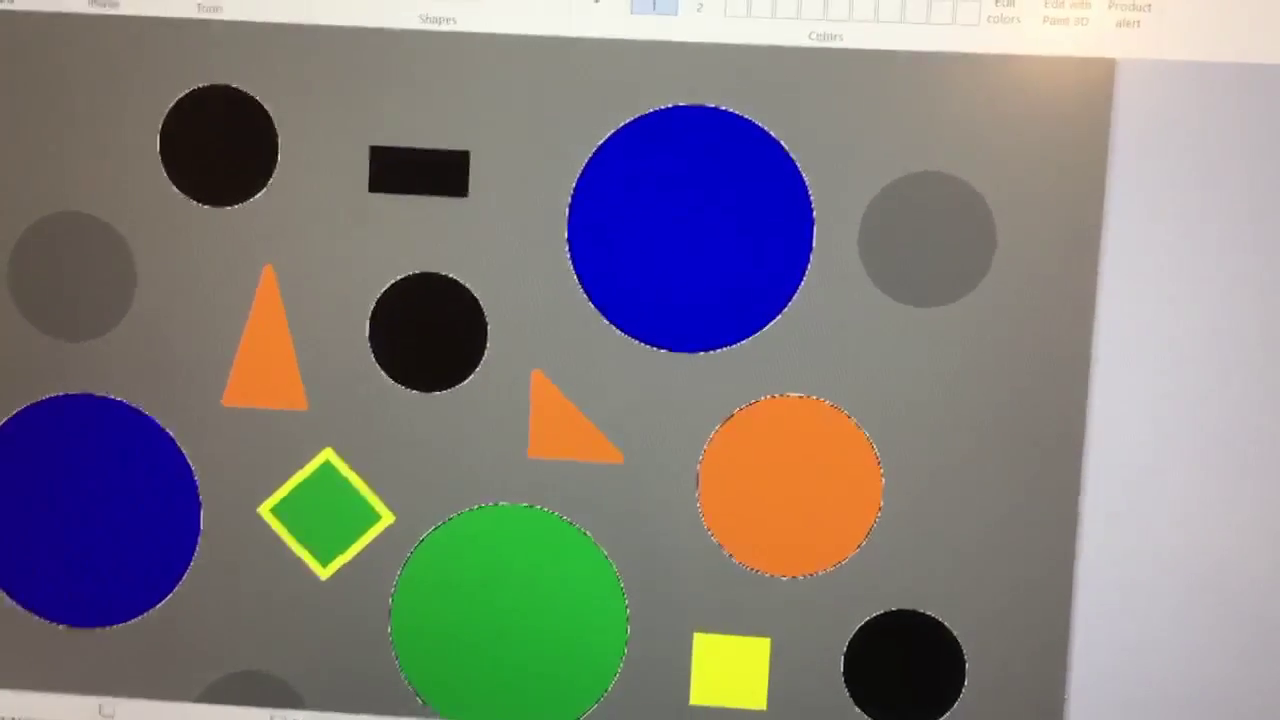
#> input picture frame 37 of testvideo.mp4, 1280 x 720 px, given in place of testvideo5.mp4, which was not available
$ python test_circles.py
#> lines starting #> are read from the running program, lines starting #| are printed output that depends on the picture; pictures that were not available may be replaced by others from this repository, and a replacement may not be noted
import numpy as np
import cv2 as cv
import matplotlib.pyplot as plt

#Import video
cap = cv.VideoCapture("testvideo5.mp4")
#cap = cv.VideoCapture(1)
width = int(cap.get(3))
height =int(cap.get(4))
print("Vid dimentions: ",width,"x",height)

#Cropping parameters
crop_right = int(width*0.65)
crop_left = int(width*0)
tunnel = [int(height*0.25),int(width*0.45),int(height*0.65),int(width*0.7)]

#Video writer
fourcc = cv.VideoWriter_fourcc('M','J','P','G')
out = cv.VideoWriter('output.avi',fourcc, 30, (width,height))

def isofilter(img,index,bias):
    img = np.asarray(img,dtype='int16')
    out = 2*(3*img[:,:,index]-np.sum(img,axis=2))+bias
    out = np.clip(out,a_min=0,a_max=255)
    return np.asarray(out, dtype='uint8' )


circle_centers = []
while(cap.isOpened()):
    ret,frame = cap.read()
#> frame is the input picture: shape (720, 1280, 3); mean B, G, R 125.9, 126.6, 128.9
    #Quit if no frame
    if frame is None:
        break

    out.write(frame)
    output = frame


    #Crop frame
    frame[:,crop_right:width,:] = 0
    frame[:,0:crop_left,:] = 0
    frame[tunnel[0]:tunnel[2],tunnel[1]:tunnel[3],:] = 0
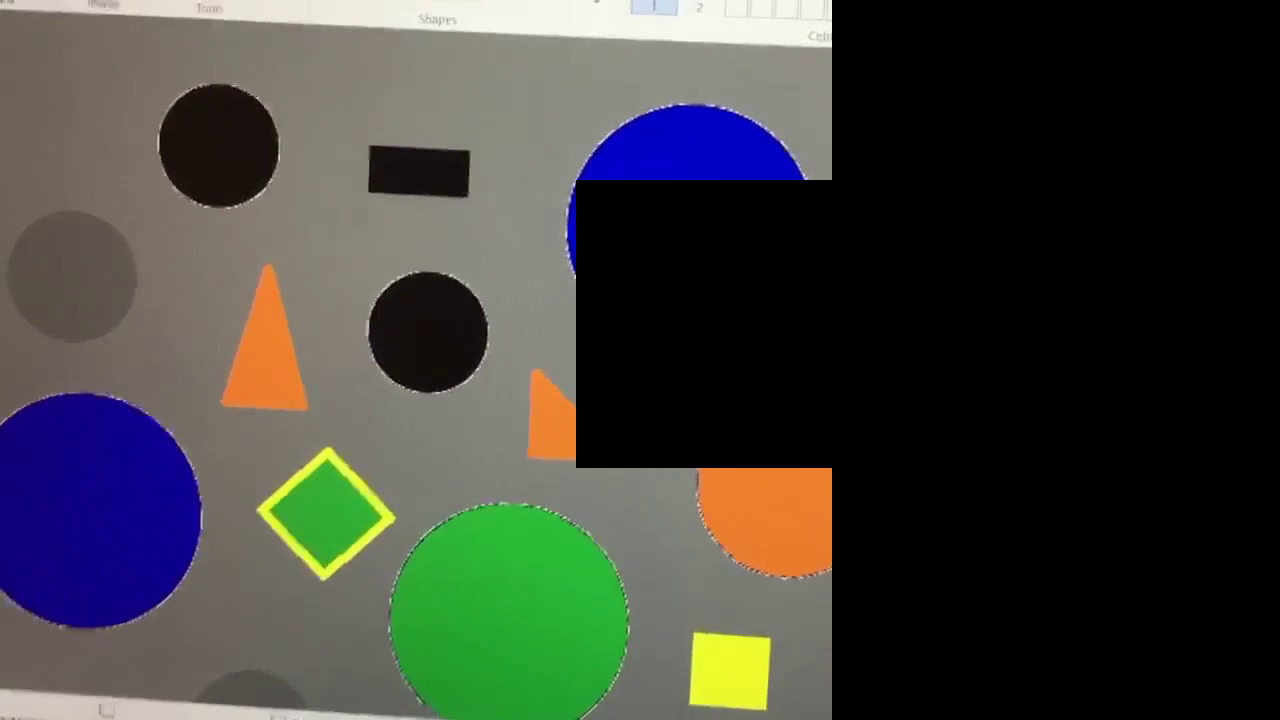
#> frame: shape (720, 1280, 3); mean B, G, R 60.2, 65.7, 64


    #Draw cropped area
    cv.rectangle(output,(tunnel[1],tunnel[0]),(tunnel[3],tunnel[2]),(255,0,0),3)
    cv.rectangle(output,(crop_left,0),(crop_right,width),(255,0,0),3)
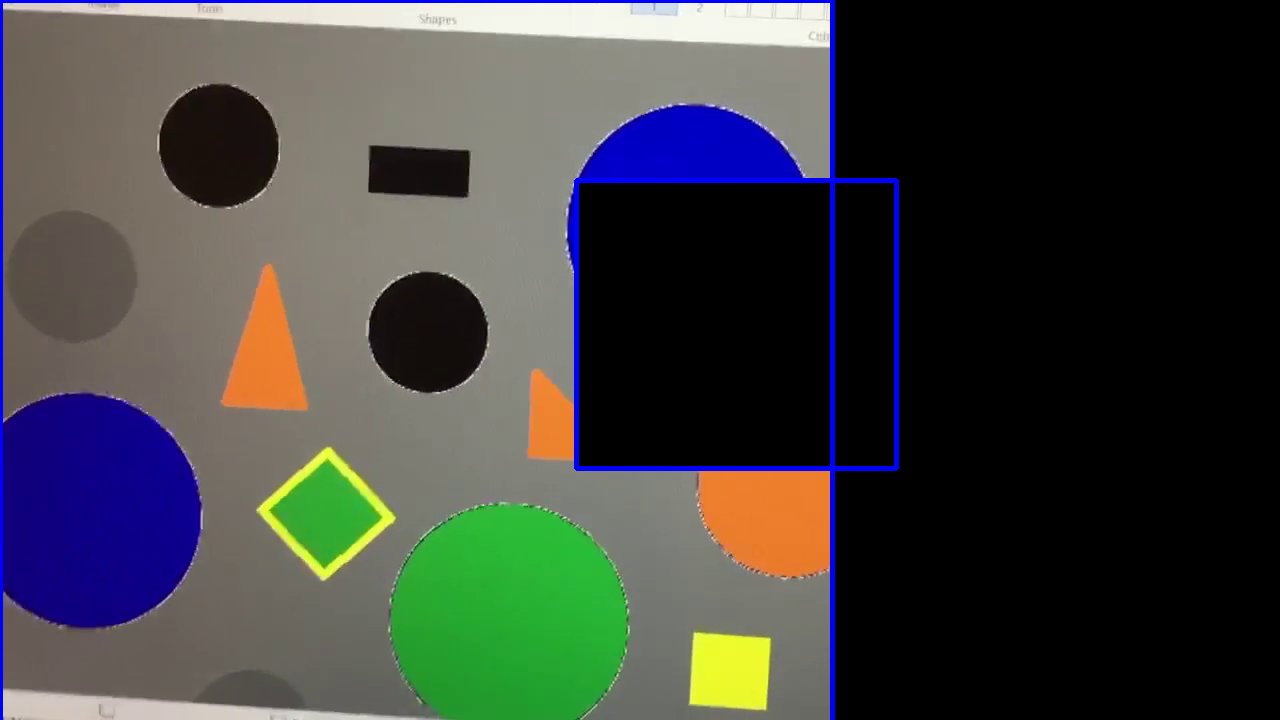
#> output: shape (720, 1280, 3); mean B, G, R 63, 64.6, 62.8


    #Convert to blue and blur
    frame = isofilter(frame,2,-100)
#> in isofilter, `out = 2*(3*img[:,:,index]-np.sum(img,axis=2))+bias`:
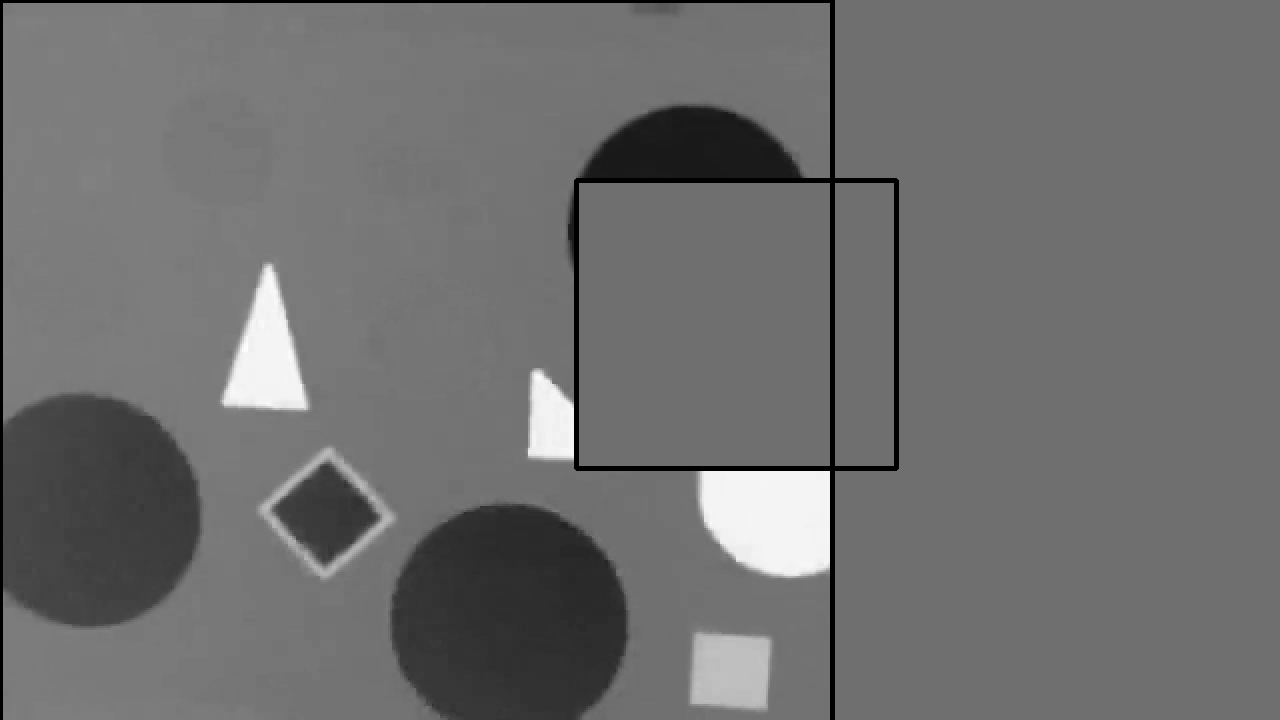
#> out: shape (720, 1280) int64; min -610, max 552, mean -103.9; drawn with min black and max white
#> in isofilter, `out = np.clip(out,a_min=0,a_max=255)`: out: shape (720, 1280) int64; 129 distinct labels, from 0 to 255
#> in isofilter, `return np.asarray(out, dtype='uint8' )`:
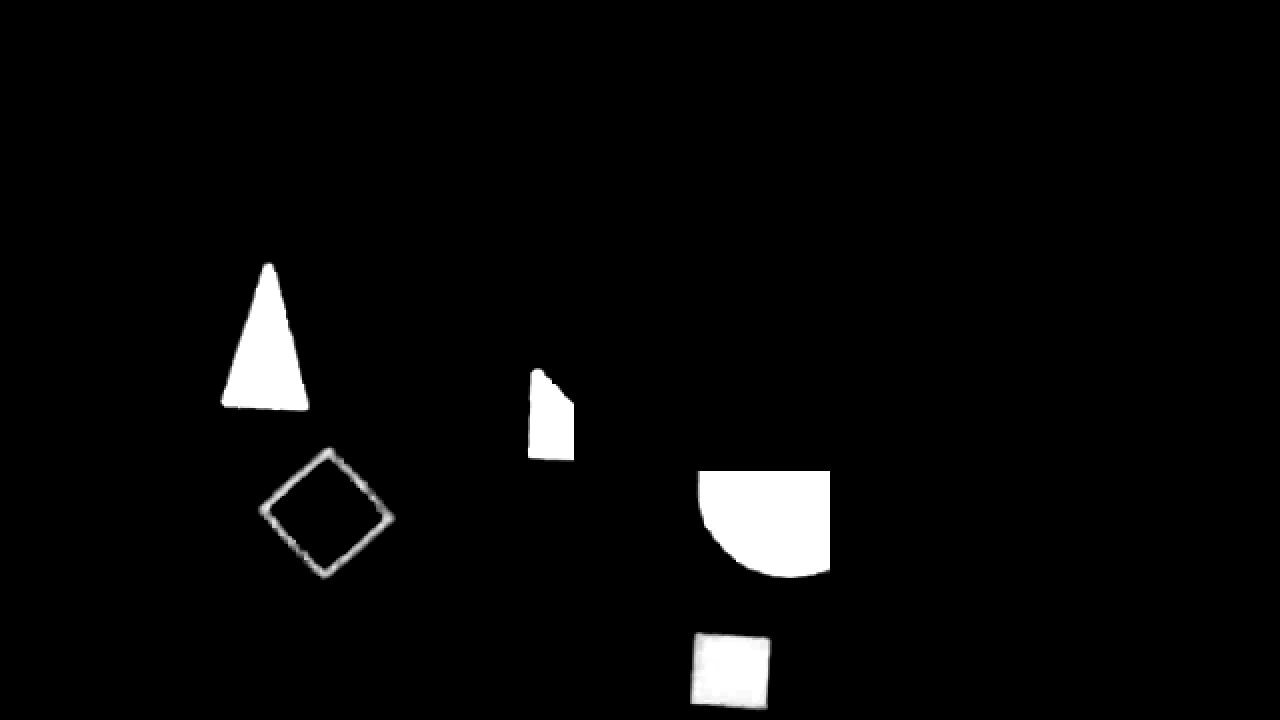
#> returned value: shape (720, 1280); min 0, max 255, mean 8.3
    #frame = cv.cvtColor(frame,cv.COLOR_RGB2GRAY)
    frame = cv.medianBlur(frame,21)
#> frame: shape (720, 1280)
    cv.imshow('Mask',frame)


    #Find circles
    circles = cv.HoughCircles(
        image=frame,
        method=cv.HOUGH_GRADIENT,
        dp=1,
        minDist=30,
        param1=80,
        param2=30,
        minRadius=15,
        maxRadius=60
    )
#> circles = None


    #Draw circles
    if circles is not None:
        detected_circles = np.uint16(np.around(circles))
        for (x,y,r) in detected_circles[0,::-1]:
            cv.circle(output,(x,y),r,(0,255,0),2)
        circle_centers.append([x,y])

    #Show output
    cv.imshow('output',output)

    #Press q to quit
    if cv.waitKey(1) & 0xFF == ord('q'):
#> (key q is pressed here)
        cap.release()
        cv.destroyAllWindows()
        break

out.release()
#> (the run stopped early here; a loop or call above may not have finished)

$ run again, starting later in the video
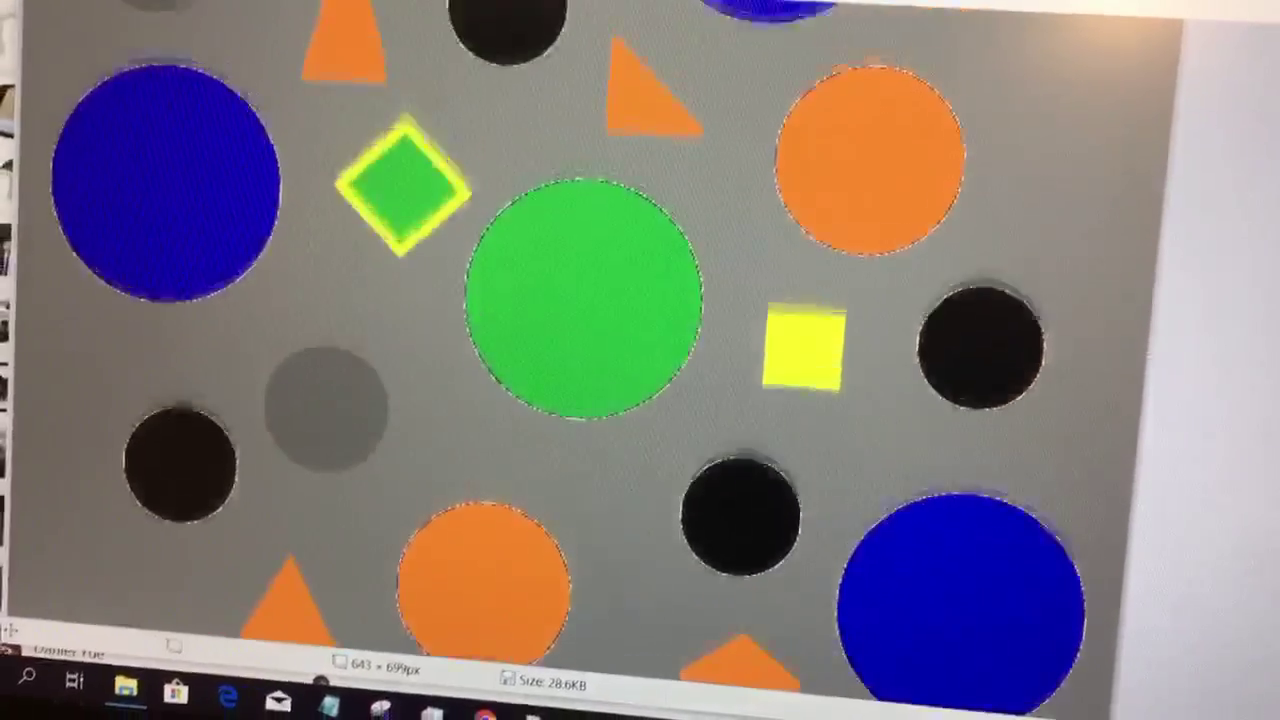
#> input picture frame 169 of testvideo.mp4, 1280 x 720 px, given in place of testvideo5.mp4, which was not available
#> frame is the input picture: shape (720, 1280, 3); mean B, G, R 122.9, 126.6, 131.1
#> circles = [[397.5, 186.5, 45]]
#> detected_circles = [[398, 186, 45]]
#> the loop `for (x,y,r) in detected_circles[0,::-1]:` made 1 pass
#> after the loop `for (x,y,r) in detected_circles[0,::-1]:`:
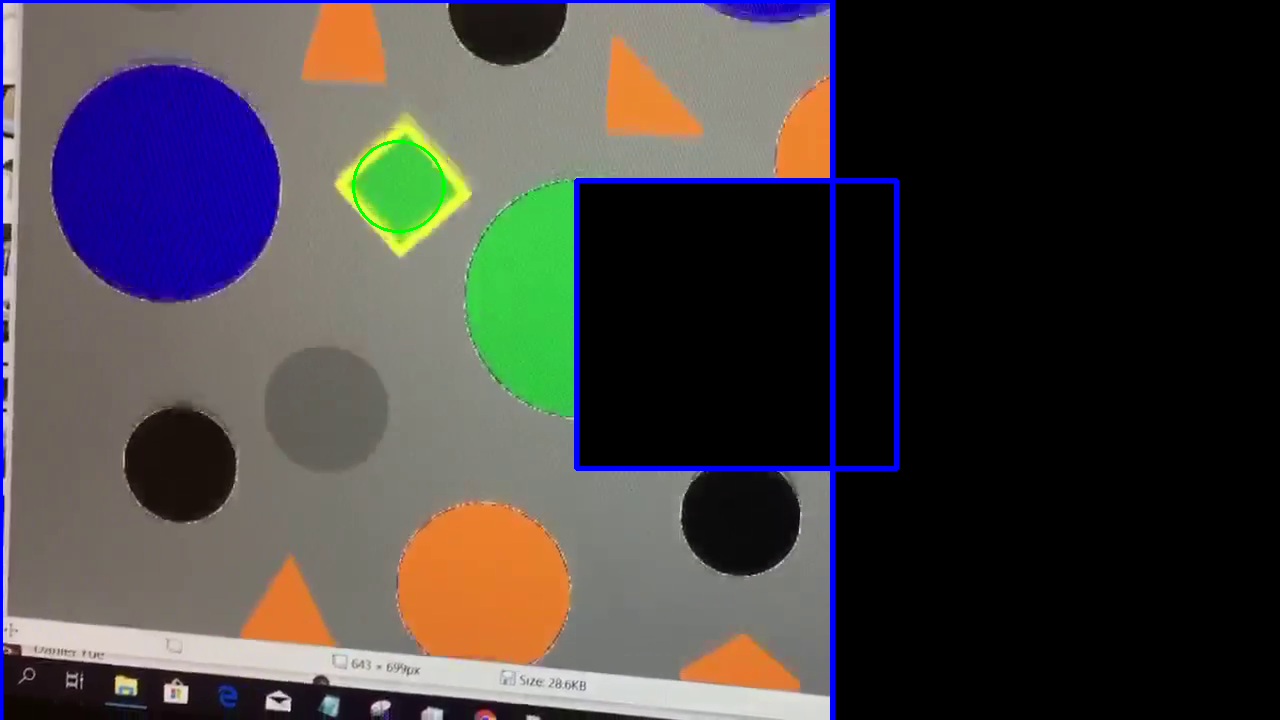
#> output: shape (720, 1280, 3); mean B, G, R 64.5, 64.4, 68.2
#> circle_x = [398]
#> circle_y = [186]
#> `plt.show()`:
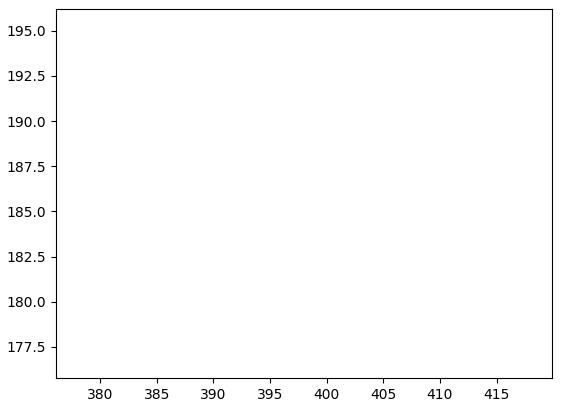
#> figure drawn by matplotlib, 1 panel

$ run again, starting later in the video
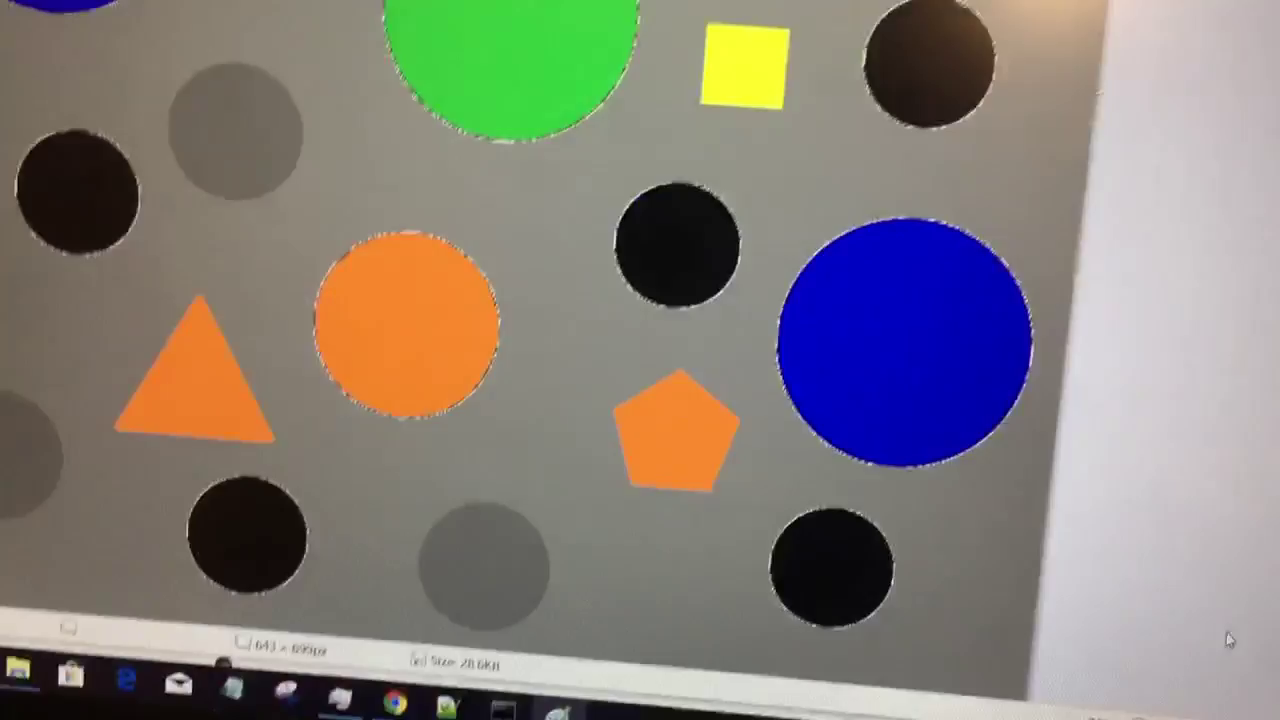
#> input picture frame 300 of testvideo.mp4, 1280 x 720 px, given in place of testvideo5.mp4, which was not available
#> frame is the input picture: shape (720, 1280, 3); mean B, G, R 121.8, 127.8, 133.6
#> `cv.rectangle(output,(crop_left,0),(crop_right,width),(255,0,0),3)`:
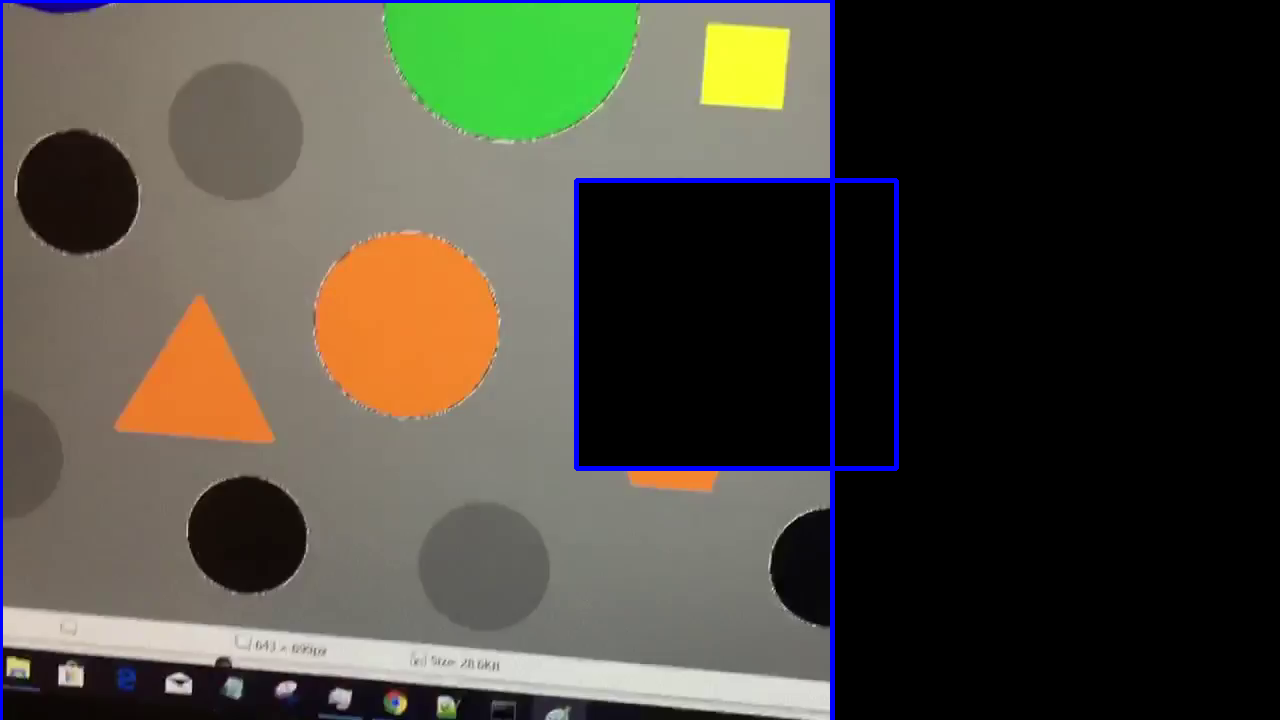
#> output: shape (720, 1280, 3); mean B, G, R 60, 69.8, 72.5
#> in isofilter, `return np.asarray(out, dtype='uint8' )`:
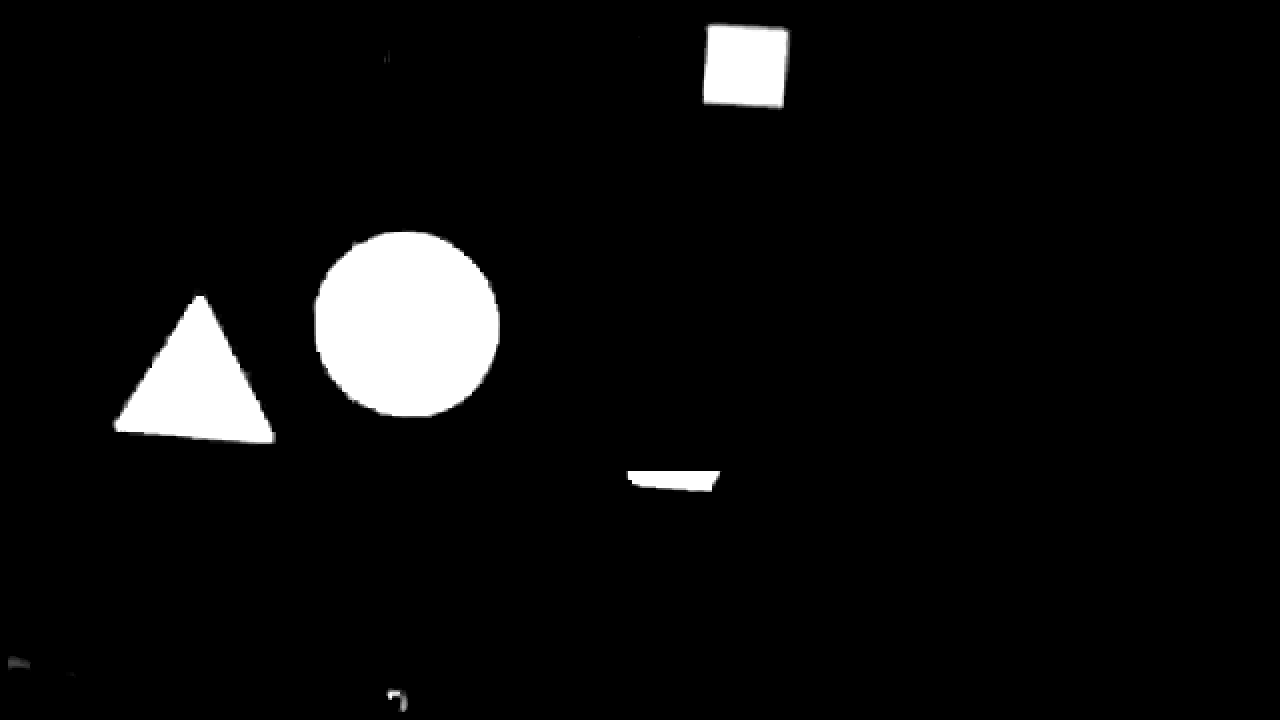
#> returned value: shape (720, 1280); min 0, max 255, mean 13.3
#> circles = None
